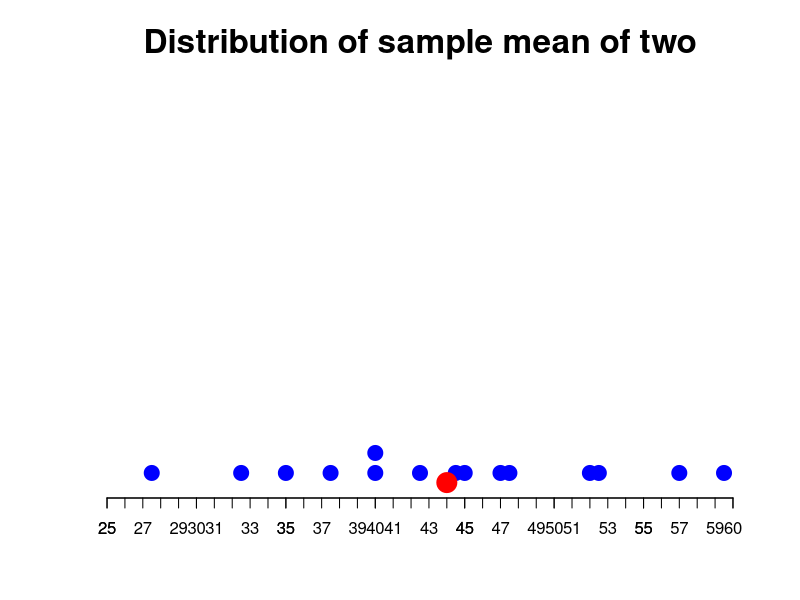
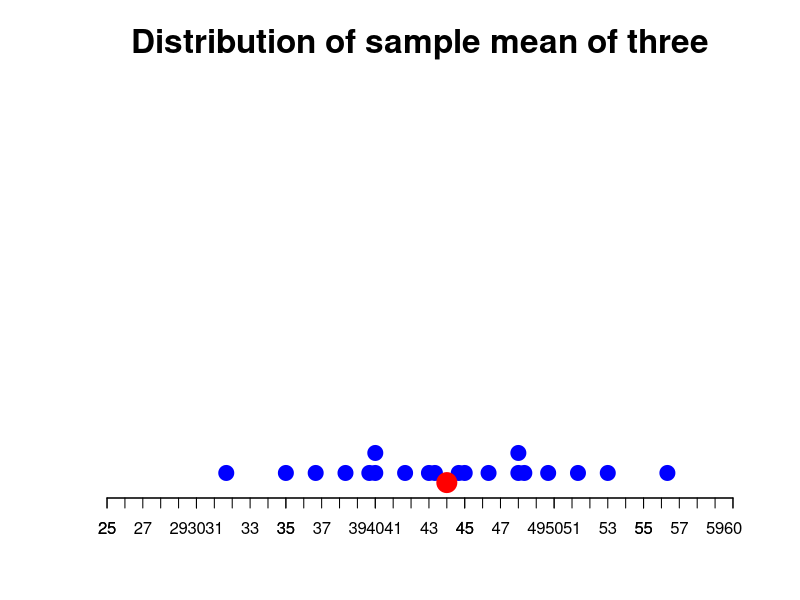
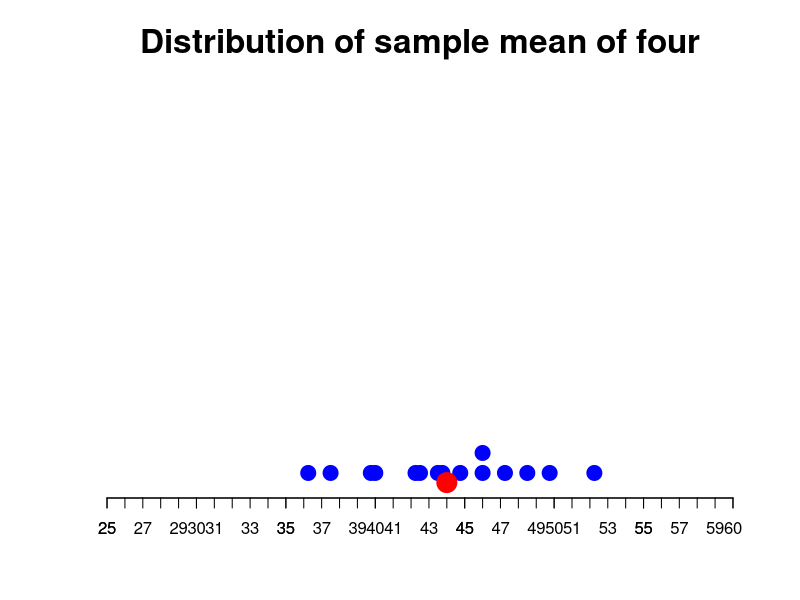
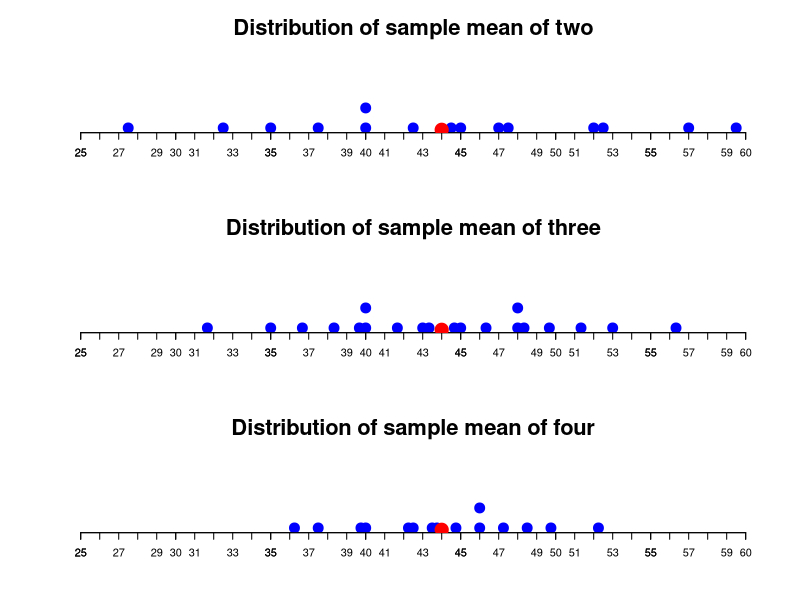

Here is the R script that generated these plots, in order:
# Sampling distribution of a toy example

toy_data = c(25, 30, 40, 50, 55, 64)

# sample mean of sample of two
combn(x = toy_data, m = 2)
sample_means_of_two = combn(x = toy_data, 
                            m = 2, 
                            FUN = mean)

# dotplot
stripchart(sample_means_of_two,  method = 'stack', 
           at = 0.05, pch = 20, xlim = c(25,60),
           col = 'blue', cex = 3, frame.plot = F,
           main = 'Distribution of sample mean of two', cex.main = 2)
axis(1, at = seq(25, 60, by = 1))
points(mean(sample_means_of_two), 0,  
       col = 'red', 
       cex = 4,
       pch = 20)

# sample mean of sample of three
combn(x = toy_data, m = 3)
sample_means_of_three = combn(x = toy_data, 
                              m = 3, 
                              FUN = mean)

# dotplot
stripchart(sample_means_of_three,  method = 'stack', 
           at = 0.05, pch = 20, xlim = c(25,60),
           col = 'blue', cex = 3, frame.plot = F,
           main = 'Distribution of sample mean of three', cex.main = 2)
axis(1, at = seq(25, 60, by = 1))
points(mean(sample_means_of_three), 0,  
       col = 'red', 
       cex = 4,
       pch = 20)

# sample mean of sample of four
combn(x = toy_data, m = 4)
sample_means_of_four = combn(x = toy_data, 
                             m = 4, 
                             FUN = mean)

# dotplot
stripchart(sample_means_of_four,  method = 'stack', 
           at = 0.05, pch = 20, xlim = c(25,60),
           col = 'blue', cex = 3, frame.plot = F,
           main = 'Distribution of sample mean of four', cex.main = 2)
axis(1, at = seq(25, 60, by = 1))
points(mean(sample_means_of_four), 0,  
       col = 'red', 
       cex = 4,
       pch = 20)

# =============== all dotplots in one frame ============
par(mfrow = c(3, 1))
stripchart(sample_means_of_two,  method = 'stack', 
           at = 0.05, pch = 20, xlim = c(25,60),
           col = 'blue', cex = 3, frame.plot = F,
           main = 'Distribution of sample mean of two', 
           cex.main = 2)
axis(1, at = seq(25, 60, by = 1))
points(mean(sample_means_of_two), 0,  
       col = 'red', 
       cex = 4,
       pch = 20)
stripchart(sample_means_of_three,  method = 'stack', 
           at = 0.05, pch = 20, xlim = c(25,60),
           col = 'blue', cex = 3, frame.plot = F,
           main = 'Distribution of sample mean of three', 
           cex.main = 2)
axis(1, at = seq(25, 60, by = 1))
points(mean(sample_means_of_three), 0,  
       col = 'red', 
       cex = 4,
       pch = 20)
stripchart(sample_means_of_four,  method = 'stack', 
           at = 0.05, pch = 20, xlim = c(25,60),
           col = 'blue', cex = 3, frame.plot = F,
           main = 'Distribution of sample mean of four', 
           cex.main = 2)
axis(1, at = seq(25, 60, by = 1))
points(mean(sample_means_of_four), 0,  
       col = 'red', 
       cex = 4,
       pch = 20)